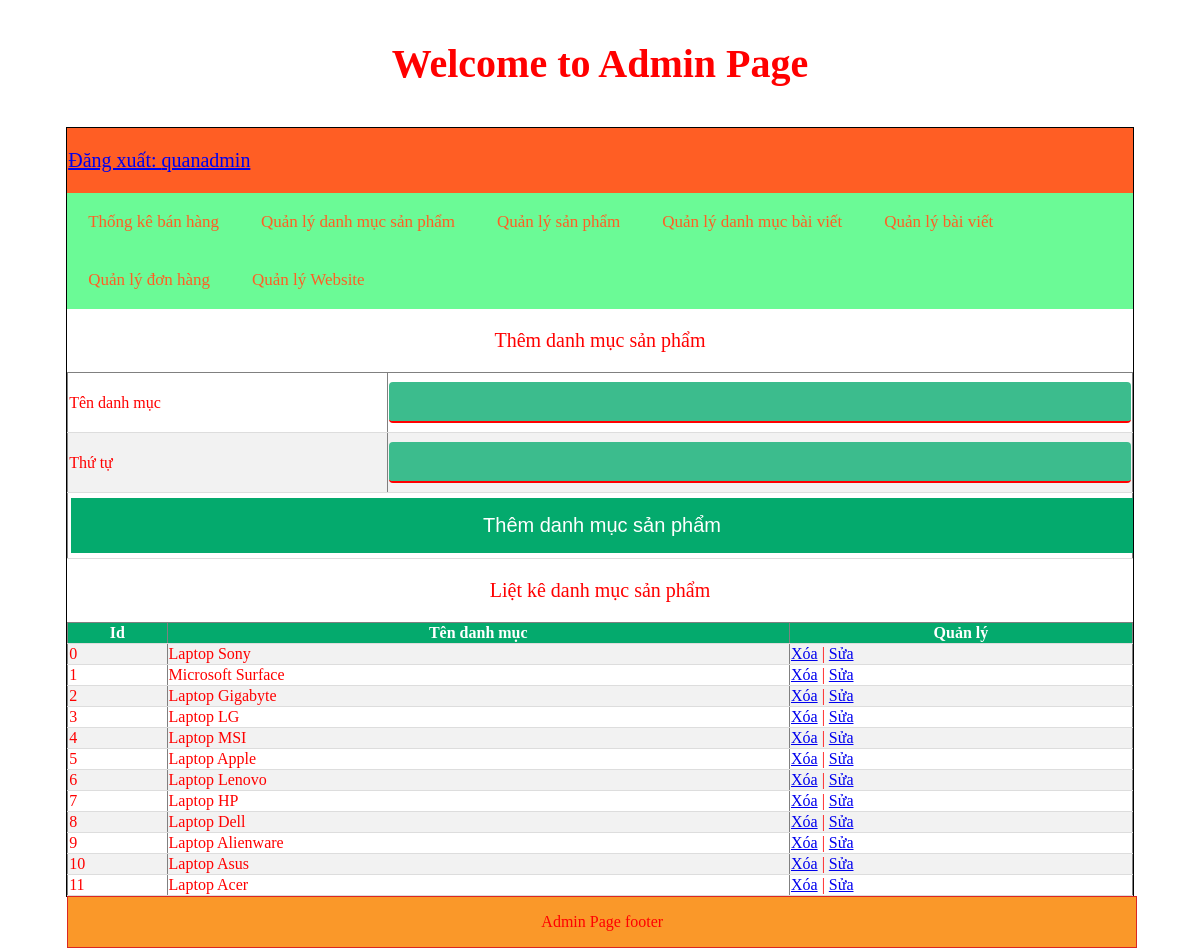
Page /modules/index.php?action=quanlydanhmucsanpham&query=them (signed in) on the committed database.
### tables this page shows
CREATE TABLE `tbl_danhmuc` (
  `id_danhmuc` int(11) NOT NULL,
  `tendanhmuc` varchar(100) NOT NULL,
  `thutu` int(11) NOT NULL
);

### modules/quanlydanhmucsp/lietke.php (the view)
<?php
    $sql_lietke_danhmucsp = "SELECT * FROM tbl_danhmuc ORDER BY thutu DESC";
    $query_lietke_danhmucsp = mysqli_query($mysqli,$sql_lietke_danhmucsp);
?>
<p style="text-align: center; font-size: 20px;">Liệt kê danh mục sản phẩm</p>
<table border="1px" width="100%" style="border-collapse: collapse;">
  <tr>
    <th>Id</th>
    <th>Tên danh mục</th>
    <th>Quản lý</th>
  </tr>
<?php
    $i = -1;
    while($row = mysqli_fetch_array($query_lietke_danhmucsp)){
      $i++;
?>
  <tr>
    <td><?php echo $i ?></td>
    <td><?php echo $row['tendanhmuc'] ?></td>
    <td>
      <a href="quanlydanhmucsp/xuly.php?iddanhmuc=<?php echo $row['id_danhmuc'] ?>">Xóa</a> | <a href="?action=quanlydanhmucsanpham&query=sua&iddanhmuc=<?php echo $row['id_danhmuc'] ?>">Sửa</a>
    </td>
  </tr>
<?php
    }
?>
</table>

### modules/index.php (shortened to what this page needs)
<!DOCTYPE html>
<html lang="en">
<head>
    <link rel="stylesheet" type="text/css" href="../css/styleadmincp.css">
    <link rel="stylesheet" href="//cdnjs.cloudflare.com/ajax/libs/morris.js/0.5.1/morris.css">
</head>
<body>
    <h3 class="title_admin">Welcome to Admin Page</h3>
    <div class="wrapper">
    <?php
    include("./header.php");
    include("./menu.php");
    include("./main.php");
    include("./footer.php");
    ?>
    </div>
</body>
</html>

### modules/header.php (shortened to what this page needs)
<div class="header">
<p><a href="index.php?dangxuat=1">Đăng xuất: <?php if(isset($_SESSION['dangnhap'])){
        echo $_SESSION['dangnhap'];
    } ?></a></p>
</div>

### modules/menu.php
<ul class="admin_list">
    <li><a href="index.php?action=thongkebanhang&query=thongke">Thống kê bán hàng</a></li>
    <li><a href="index.php?action=quanlydanhmucsanpham&query=them">Quản lý danh mục sản phẩm</a></li>
    <li><a href="index.php?action=quanlysanpham&query=them">Quản lý sản phẩm</a></li>
    <li><a href="index.php?action=quanlydanhmucbaiviet&query=them">Quản lý danh mục bài viết</a></li>
    <li><a href="index.php?action=quanlybaiviet&query=them">Quản lý bài viết</a></li>
    <li><a href="index.php?action=quanlydonhang&query=lietke">Quản lý đơn hàng</a></li>
    <li><a href="index.php?action=quanlyweb&query=capnhat">Quản lý Website</a></li>
</ul>

### modules/main.php (shortened to what this page needs)
<div class="main">
    <?php
        if(isset($_GET['action']) && $_GET['query']){
            $tam = $_GET['action'];
            $query = $_GET['query'];
        } else {
            $tam = '';
            $query = '';
        }
        if($tam == 'quanlydanhmucsanpham' && $query == 'them'){
            include("./quanlydanhmucsp/them.php");
            include("./quanlydanhmucsp/lietke.php");
        }elseif($tam == 'quanlydanhmucsanpham' && $query == 'sua'){
            include("./quanlydanhmucsp/sua.php");
        }elseif($tam == 'quanlysanpham' && $query == 'them'){
            include("./quanlysp/them.php");
            include("./quanlysp/lietke.php");
        }elseif($tam == 'quanlysanpham' && $query == 'sua'){
            include("./quanlysp/sua.php");
        }elseif($tam == 'quanlydonhang' && $query == 'lietke'){
            include("./quanlydonhang/lietke.php");
        }elseif($tam == 'donhang' && $query == 'xemdonhang'){
            include("./quanlydonhang/xemdonhang.php");
        }elseif($tam == 'quanlydanhmucbaiviet' && $query == 'them'){
            include("./quanlydanhmucbaiviet/them.php");
            include("./quanlydanhmucbaiviet/lietke.php");
        }elseif($tam == 'quanlydanhmucbaiviet' && $query == 'sua'){
            include("./quanlydanhmucbaiviet/sua.php");
        }elseif($tam == 'quanlybaiviet' && $query == 'them'){
            include("./quanlybaiviet/them.php");
            include("./quanlybaiviet/lietke.php");
        }elseif($tam == 'quanlybaiviet' && $query == 'sua'){
            include("./quanlybaiviet/sua.php");
        }elseif($tam == 'quanlyweb' && $query == 'capnhat'){
            include("./thongtinweb/quanly.php");
        }elseif($tam == 'thongkebanhang' && $query == 'thongke'){
            include("./dashboard.php");
        }else{
            include("./dashboard.php");
        }
    ?>
</div>

### modules/quanlydanhmucsp/them.php
<p style="font-size: 20px; text-align: center;">Thêm danh mục sản phẩm</p>
<table border="1px" width="100%" style="border-collapse: collapse;">
<form method="POST" autocomplete="off" action="quanlydanhmucsp/xuly.php">
  <tr>
    <td>Tên danh mục</td>
    <td><input type="text" name="tendanhmuc"></td>
  </tr>
  <tr>
    <td>Thứ tự</td>
    <td><input type="text" name="thutu"></td>
  </tr>
  <tr>
    <td colspan="2px"><input type="submit" name="themdanhmuc" style="font-size: 20px;" value="Thêm danh mục sản phẩm"></td>
  </tr>
</form>
</table>

### modules/footer.php
<div class="footer">
    <p>Admin Page footer</p>
</div>

### css/styleadmincp.css (style rules this page uses)
h3.title_admin { text-align: center; font-size: 40px; color: red; }
.wrapper { border: 1px solid #000; height: auto; width: 90%; color: red; margin: 0 auto; }
.header { padding: 1px; text-align: left; background: #FF5E24; color: white; font-size: 20px; }
.admin_list { background-color: #6BFA96; overflow: hidden; }
ul.admin_list li a { float: left; color: #FF5E24; text-align: center; padding: 14px 16px; text-decoration: none; font-size: 17px; }
ul.admin_list { padding: 0; margin: 0; list-style: none; }
ul.admin_list li { float: left; margin: 5px; }
.footer { border: 1px solid #DB2721; height: 50px; width: 89%; background: #FA9829; text-align: center; position: absolute; }
th, td { border-bottom: 1px solid #ddd; }
tr:nth-child(even) { background-color: #f2f2f2; }
th { background-color: #04AA6D; color: white; }
input { width: 100%; }
input[type=text] { width: 100%; padding: 12px 20px; margin: 8px 0; box-sizing: border-box; }
input[type=text] { border: 2px solid red; border-radius: 4px; }
input[type=text] { border: none; border-bottom: 2px solid red; }
input[type=text] { background-color: #3CBC8D; color: white; }
input[type=text] { transition: width 0.4s ease-in-out; }
input[type=button], input[type=submit], input[type=reset] { background-color: #04AA6D; border: none; color: white; padding: 16px 32px; text-decoration: none; margin: 4px 2px; cursor: pointer; }

### rows in the picture
tbl_danhmuc: tendanhmuc "Laptop Sony"
tbl_danhmuc: tendanhmuc "Microsoft Surface"
tbl_danhmuc: tendanhmuc "Laptop Gigabyte"
tbl_danhmuc: tendanhmuc "Laptop LG"
tbl_danhmuc: tendanhmuc "Laptop MSI"
tbl_danhmuc: tendanhmuc "Laptop Apple"
tbl_danhmuc: tendanhmuc "Laptop Lenovo"
tbl_danhmuc: tendanhmuc "Laptop HP"
tbl_danhmuc: tendanhmuc "Laptop Dell"
tbl_danhmuc: tendanhmuc "Laptop Alienware"
tbl_danhmuc: tendanhmuc "Laptop Asus"
tbl_danhmuc: tendanhmuc "Laptop Acer"

### other values in the picture
$_SESSION['dangnhap'] "quanadmin"
